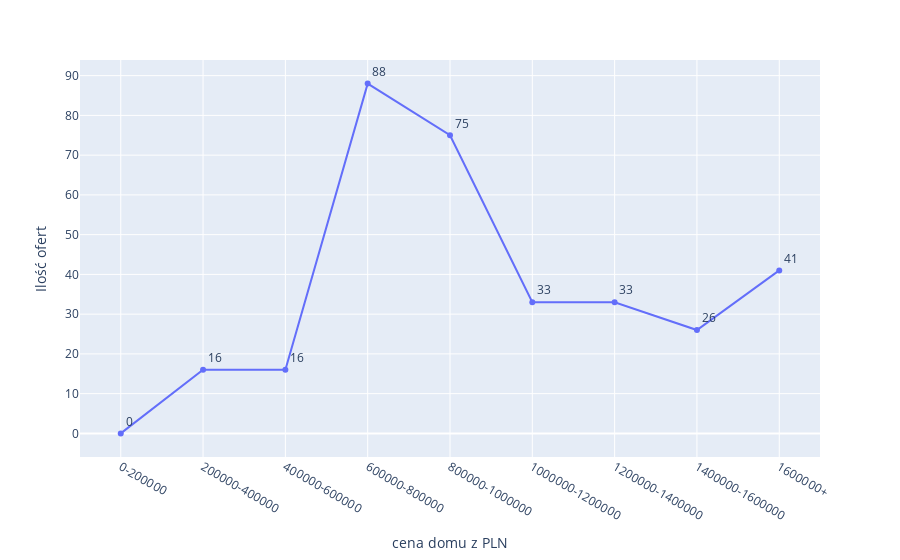

Notebook code cell kept with this figure:
### Code cell
D = dict({
    '0-200000': 0,
    '200000-400000': 0,
    '400000-600000': 0,
    '600000-800000': 0,
    '800000-1000000': 0,
    '1000000-1200000': 0,
    '1200000-1400000': 0,
    '1400000-1600000': 0,
    '1600000+': 0,
})
for i in data['Cena']:
    if i >= 0 and i < 200000:
        D['0-200000'] += 1
    elif i >= 200000 and i < 400000:
        D['200000-400000'] += 1
    elif i >= 400000 and i < 600000:
        D['400000-600000'] += 1
    elif i >= 600000 and i < 800000:
        D['600000-800000'] += 1
    elif i >= 800000 and i < 1000000:
        D['800000-1000000'] += 1
    elif i >= 1000000 and i < 1200000:
        D['1000000-1200000'] += 1
    elif i >= 1200000 and i < 1400000:
        D['1200000-1400000'] += 1
    elif i >= 1400000 and i < 1600000:
        D['1400000-1600000'] += 1
    elif i >= 1600000:
        D['1600000+'] += 1

df = pd.DataFrame.from_dict(D, orient='index')
df.index.name = 'cena domu z PLN'
df.columns=['Ilość ofert']
fig = px.line(df, x=df.index, y='Ilość ofert', text='Ilość ofert')
fig.update_traces(textposition='top right')
fig.update_layout(showlegend=False)

fig.show()

### Figure 1 — Plotly figure (JSON) as saved in the notebook; plotly's stock layout.template omitted (floating-point values rounded to 4 significant figures)
{"data": [{"hovertemplate": "cena domu z PLN=%{x}<br>Ilość ofert=%{text}<extra></extra>", "legendgroup": "", "line": {"color": "#636efa", "dash": "solid"}, "marker": {"symbol": "circle"}, "mode": "text+markers+lines", "name": "", "orientation": "v", "showlegend": false, "text": [0, 16, 16, 88, 75, 33, 33, 26, 41], "textposition": "top right", "type": "scatter", "x": ["0-200000", "200000-400000", "400000-600000", "600000-800000", "800000-1000000", "1000000-1200000", "1200000-1400000", "1400000-1600000", "1600000+"], "xaxis": "x", "y": [0, 16, 16, 88, 75, 33, 33, 26, 41], "yaxis": "y"}], "layout": {"legend": {"tracegroupgap": 0}, "margin": {"t": 60}, "showlegend": false, "xaxis": {"anchor": "y", "domain": [0, 1], "title": {"text": "cena domu z PLN"}}, "yaxis": {"anchor": "x", "domain": [0, 1], "title": {"text": "Ilość ofert"}}}}
